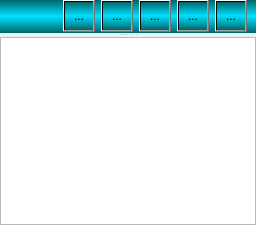
           <widget class="QSplitter" name="splitter">
            <property name="orientation">
             <enum>Qt::Vertical</enum>
            </property>
            <widget class="QWidget" name="widget" native="true">
             <property name="sizePolicy">
              <sizepolicy hsizetype="Expanding" vsizetype="Expanding">
               <horstretch>0</horstretch>
               <verstretch>0</verstretch>
              </sizepolicy>
             </property>
             <layout class="QVBoxLayout" name="verticalLayout">
              <property name="spacing">
               <number>0</number>
              </property>
              <property name="leftMargin">
               <number>0</number>
              </property>
              <property name="topMargin">
               <number>0</number>
              </property>
              <property name="rightMargin">
               <number>0</number>
              </property>
              <property name="bottomMargin">
               <number>0</number>
              </property>
              <item>
               <layout class="QGridLayout" name="gridLayout"/>
              </item>
              <item>
               <widget class="QWidget" name="widget_3" native="true">
                <property name="sizePolicy">
                 <sizepolicy hsizetype="Minimum" vsizetype="Minimum">
                  <horstretch>0</horstretch>
                  <verstretch>0</verstretch>
                 </sizepolicy>
                </property>
                <property name="minimumSize">
                 <size>
                  <width>0</width>
                  <height>33</height>
                 </size>
                </property>
                <property name="maximumSize">
                 <size>
                  <width>16777215</width>
                  <height>33</height>
                 </size>
                </property>
                <property name="styleSheet">
                 <string notr="true">background-color:qlineargradient(spread:reflect, x1:0, y1:0, x2:0, y2:1, stop:0 rgba(0, 101, 105, 255), stop:0.488636 rgba(0, 225, 255, 255), stop:1 rgba(0, 101, 105, 255))</string>
                </property>
                <layout class="QHBoxLayout" name="horizontalLayout_2">
                 <property name="topMargin">
                  <number>0</number>
                 </property>
                 <property name="bottomMargin">
                  <number>0</number>
                 </property>
                 <item>
                  <spacer name="horizontalSpacer">
                   <property name="orientation">
                    <enum>Qt::Horizontal</enum>
                   </property>
                   <property name="sizeHint" stdset="0">
                    <size>
                     <width>40</width>
                     <height>20</height>
                    </size>
                   </property>
                  </spacer>
                 </item>
                 <item>
                  <widget class="QToolButton" name="toolButton_2">
                   <property name="minimumSize">
                    <size>
                     <width>32</width>
                     <height>32</height>
                    </size>
                   </property>
                   <property name="maximumSize">
                    <size>
                     <width>32</width>
                     <height>32</height>
                    </size>
                   </property>
                   <property name="cursor">
                    <cursorShape>PointingHandCursor</cursorShape>
                   </property>
                   <property name="styleSheet">
                    <string notr="true"/>
                   </property>
                   <property name="text">
                    <string>...</string>
                   </property>
                   <property name="icon">
                    <iconset resource="source.qrc">
                     <normaloff>:/new/icon/OneWin.png</normaloff>:/new/icon/OneWin.png</iconset>
                   </property>
                   <property name="iconSize">
                    <size>
                     <width>32</width>
                     <height>32</height>
                    </size>
                   </property>
                  </widget>
                 </item>
                 <item>
                  <widget class="QToolButton" name="toolButton_3">
                   <property name="minimumSize">
                    <size>
                     <width>32</width>
                     <height>32</height>
                    </size>
                   </property>
                   <property name="maximumSize">
                    <size>
                     <width>32</width>
                     <height>32</height>
                    </size>
                   </property>
                   <property name="cursor">
                    <cursorShape>PointingHandCursor</cursorShape>
                   </property>
                   <property name="text">
                    <string>...</string>
                   </property>
                   <property name="icon">
                    <iconset resource="source.qrc">
                     <normaloff>:/new/icon/FourWin.png</normaloff>:/new/icon/FourWin.png</iconset>
                   </property>
                   <property name="iconSize">
                    <size>
                     <width>32</width>
                     <height>32</height>
                    </size>
                   </property>
                  </widget>
                 </item>
                 <item>
                  <widget class="QToolButton" name="toolButton_5">
                   <property name="minimumSize">
                    <size>
                     <width>32</width>
                     <height>32</height>
                    </size>
                   </property>
                   <property name="maximumSize">
                    <size>
                     <width>32</width>
                     <height>32</height>
                    </size>
                   </property>
                   <property name="cursor">
                    <cursorShape>PointingHandCursor</cursorShape>
                   </property>
                   <property name="text">
                    <string>...</string>
                   </property>
                   <property name="icon">
                    <iconset resource="source.qrc">
                     <normaloff>:/new/icon/SixWin.png</normaloff>:/new/icon/SixWin.png</iconset>
                   </property>
                   <property name="iconSize">
                    <size>
                     <width>32</width>
                     <height>32</height>
                    </size>
                   </property>
                  </widget>
                 </item>
                 <item>
                  <widget class="QToolButton" name="toolButton_4">
                   <property name="minimumSize">
                    <size>
                     <width>32</width>
                     <height>32</height>
                    </size>
                   </property>
                   <property name="maximumSize">
                    <size>
                     <width>32</width>
                     <height>32</height>
                    </size>
                   </property>
                   <property name="cursor">
                    <cursorShape>PointingHandCursor</cursorShape>
                   </property>
                   <property name="text">
                    <string>...</string>
                   </property>
                   <property name="icon">
                    <iconset resource="source.qrc">
                     <normaloff>:/new/icon/NineWin.png</normaloff>:/new/icon/NineWin.png</iconset>
                   </property>
                   <property name="iconSize">
                    <size>
                     <width>32</width>
                     <height>32</height>
                    </size>
                   </property>
                  </widget>
                 </item>
                 <item>
                  <widget class="QToolButton" name="toolButton">
                   <property name="minimumSize">
                    <size>
                     <width>32</width>
                     <height>32</height>
                    </size>
                   </property>
                   <property name="maximumSize">
                    <size>
                     <width>32</width>
                     <height>32</height>
                    </size>
                   </property>
                   <property name="cursor">
                    <cursorShape>PointingHandCursor</cursorShape>
                   </property>
                   <property name="text">
                    <string>...</string>
                   </property>
                   <property name="icon">
                    <iconset resource="source.qrc">
                     <normaloff>:/new/icon/ThrWin.png</normaloff>:/new/icon/ThrWin.png</iconset>
                   </property>
                   <property name="iconSize">
                    <size>
                     <width>32</width>
                     <height>32</height>
                    </size>
                   </property>
                  </widget>
                 </item>
                </layout>
               </widget>
              </item>
             </layout>
            </widget>
            <widget class="QTableWidget" name="tableWidget">
             <property name="sizePolicy">
              <sizepolicy hsizetype="Expanding" vsizetype="Preferred">
               <horstretch>0</horstretch>
               <verstretch>0</verstretch>
              </sizepolicy>
             </property>
             <property name="minimumSize">
              <size>
               <width>0</width>
               <height>120</height>
              </size>
             </property>
            </widget>
           </widget>
